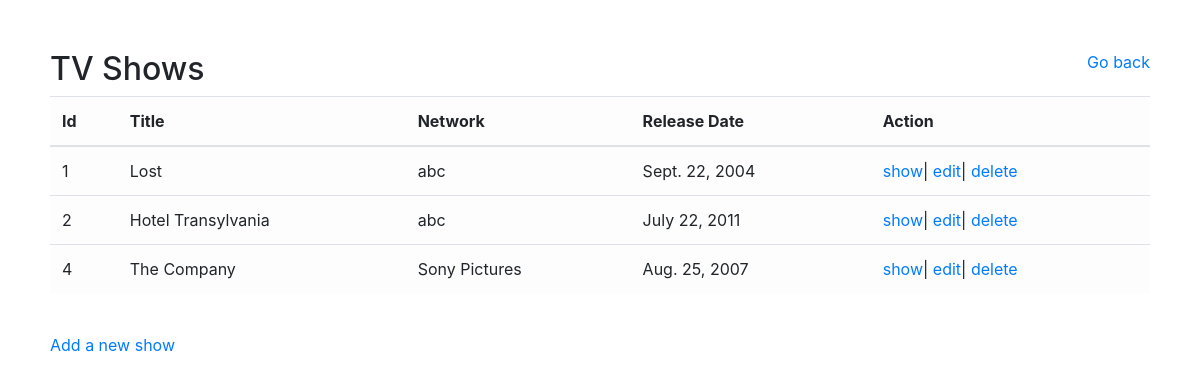
The app's page /, older data.
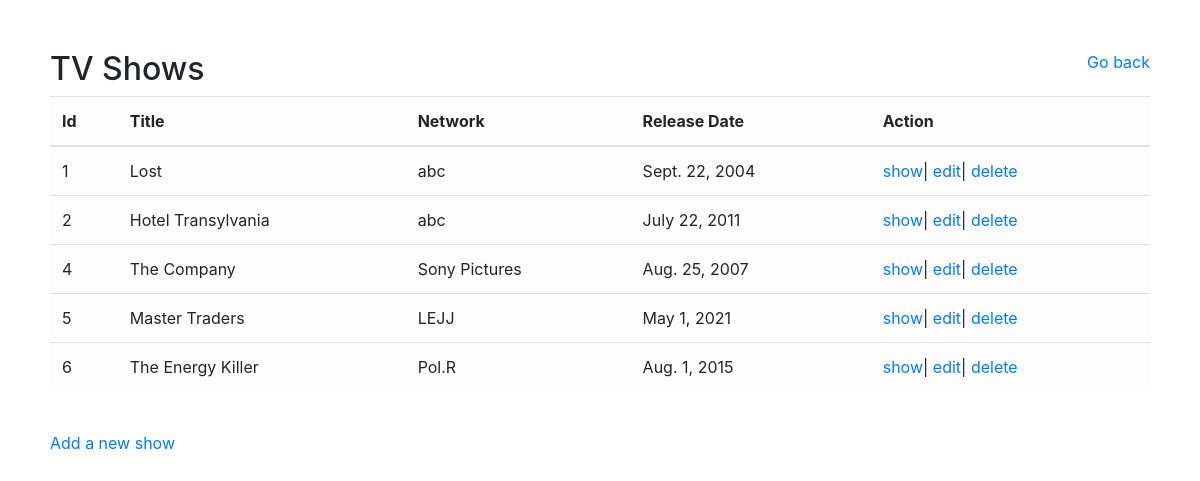
The same page, newer data.
### TV_shows_app/models.py (models this page shows)
class Show(models.Model):
    title= models.CharField(max_length=255)
    network= models.CharField(max_length=255)
    release_date= models.DateField(auto_now_add=False, auto_now=False, null=True)
    description= models.TextField()
    created_at= models.DateTimeField(auto_now_add=True)
    updated_at= models.DateTimeField(auto_now=True)

### TV_shows_app/views.py (the view)
# urls.py: path('', views.index),
def index(request):
    context = {
        'shows': Show.objects.all()
    }
    return render(request, 'index.html', context)

### TV_shows_app/templates/index.html (shortened to what this page needs)
<!DOCTYPE html>
<html lang="en">
<head>
    <link rel="stylesheet" href="https://maxcdn.bootstrapcdn.com/bootstrap/4.0.0/css/bootstrap.min.css">
    {% load static %}
    <link rel="stylesheet" href="{% static 'styles.css' %}">
</head>
<body>
    <div class="container-md">
        <div class="leader">
            <h2>TV Shows</h2>
            <a href="/back">Go back</a>
        </div>
        <table class="table table-light">
            <thead>
                <tr>
                    <th>Id</th>
                    <th>Title</th>
                    <th>Network</th>
                    <th>Release Date</th>
                    <th>Action</th>
                </tr>
            </thead>
            <tbody>
            {% for show in shows %}
            <tr>
                <td>{{ show.id }}</td>
                <td>{{ show.title }}</td>
                <td>{{ show.network }}</td>
                <td>{{ show.release_date }}</td>
                <td><a href="/show/{{ show.id }}">show</a>| <a href="/edit/{{ show.id }}">edit</a>| <a href="/delete/{{ show.id }}">delete</a></td>
            </tr>
            {% endfor %}
            </tbody>
        </table>
        <br>
        <div class="par">
            <p><a href="/new">Add a new show</a></p>
        </div>
    </div>
</body>
</html>

### TV_shows_app/static/styles.css (style rules this page uses)
* { margin: 0; padding: 0; }
.container-md { margin:auto; padding: 50px; }
.leader { display:flex; justify-content: space-between; }

Row changes from the older to the newer data that the page shows:
added Show: id "5", title "Master Traders", network "LEJJ", release_date "May 1, 2021"
added Show: id "6", title "The Energy Killer", network "Pol.R", release_date "Aug. 1, 2015"
